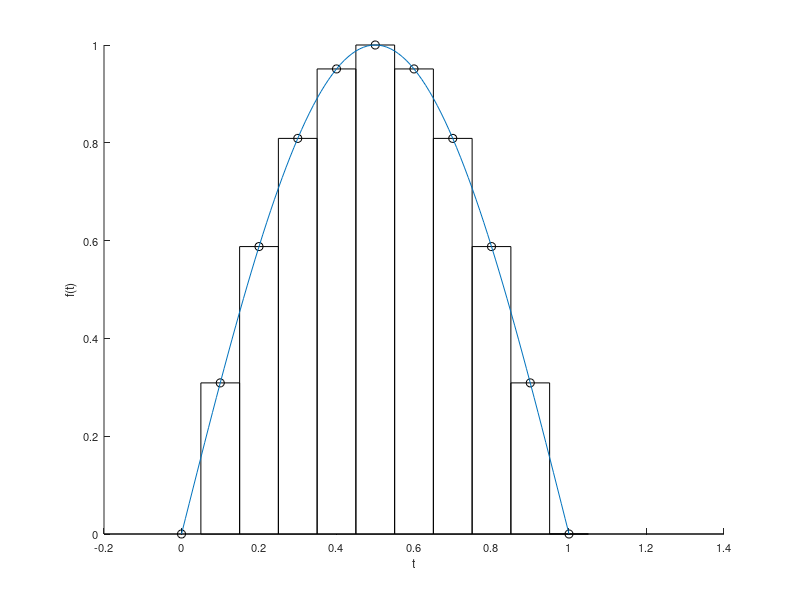

The MATLAB script that drew this image:
clc;
clear;
f = @(t) sin(t*pi);
x1 = linspace(0,1, 101);
x2 = linspace(0,1, 11);
figure
hold on
bar(x2,f(x2), 1, "w")
plot(x2,f(x2), "o", "color", "k")
plot(x1,f(x1), "color", "#0072BD")
ylabel('f(t)');
xlabel('t');
set(gca,'FontSize',8)
set(gcf,'Units','Centimeters','position',[0,0,16,6]);
saveas(gcf,'quadratureA.eps', 'epsc');
sum(f(linspace(0,1,101))/101)